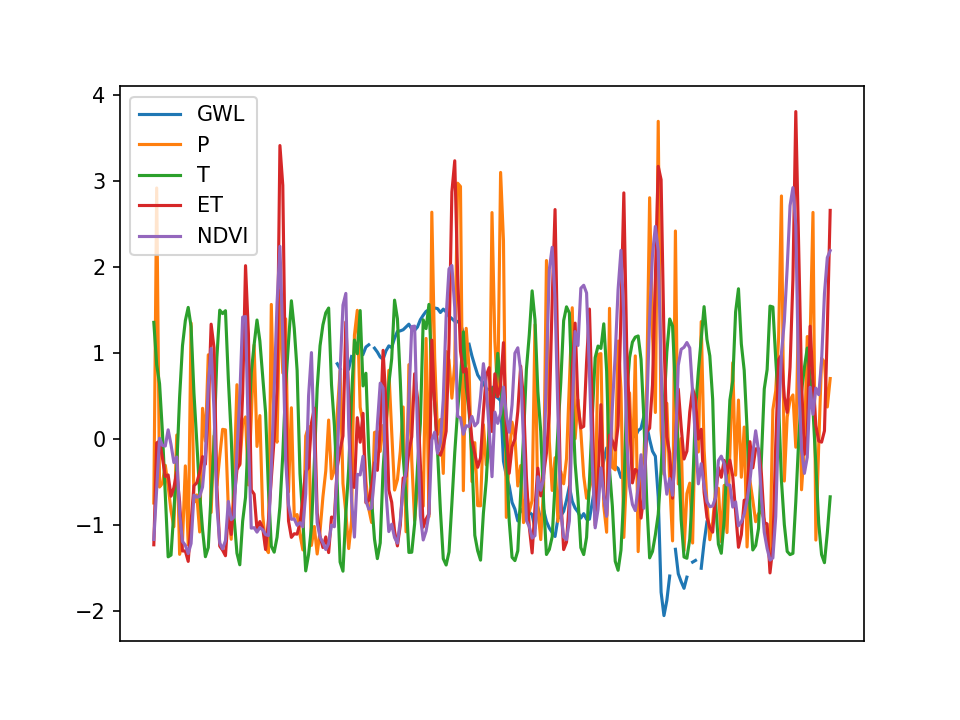
#> input picture TP1/img/normalized/10000078.png, 960 x 720 px
$ python -i main.py   (imports and definitions only)
#> lines starting #> are read from the running program, lines starting #| are printed output that depends on the picture
import pandas as pd
import matplotlib.pyplot as plt
import numpy as np

"""
Apprendre un modèle sur un corpus d'apprentissage et de validation
Retirer la dernière année pour faire un corpus de test
Metrique : MSE

Modèle générale > Fine-tune sur chaque puis
"""

# [44 lines left out: functions normalize, ccc, calculate_ccc, read_data, not called in this run]

def normalize_data(data):
    return_data = []

    for d in data:
        insert_data = d.copy(deep=True)
        insert_data["GWL"]   = normalize(d["GWL"])
        insert_data["P"]     = normalize(d["P"])
        insert_data["T"]     = normalize(d["T"])
        insert_data["ET"]    = normalize(d["ET"])
        insert_data["NDVI"]  = normalize(d["NDVI"])
        return_data.append(insert_data)

    return return_data

# [18 lines left out: function make_graph, not called in this run]


# [28 lines of commented-out code are left out]

>>> import cv2
>>> picture = cv2.imread('img/normalized/10000078.png', cv2.IMREAD_GRAYSCALE)
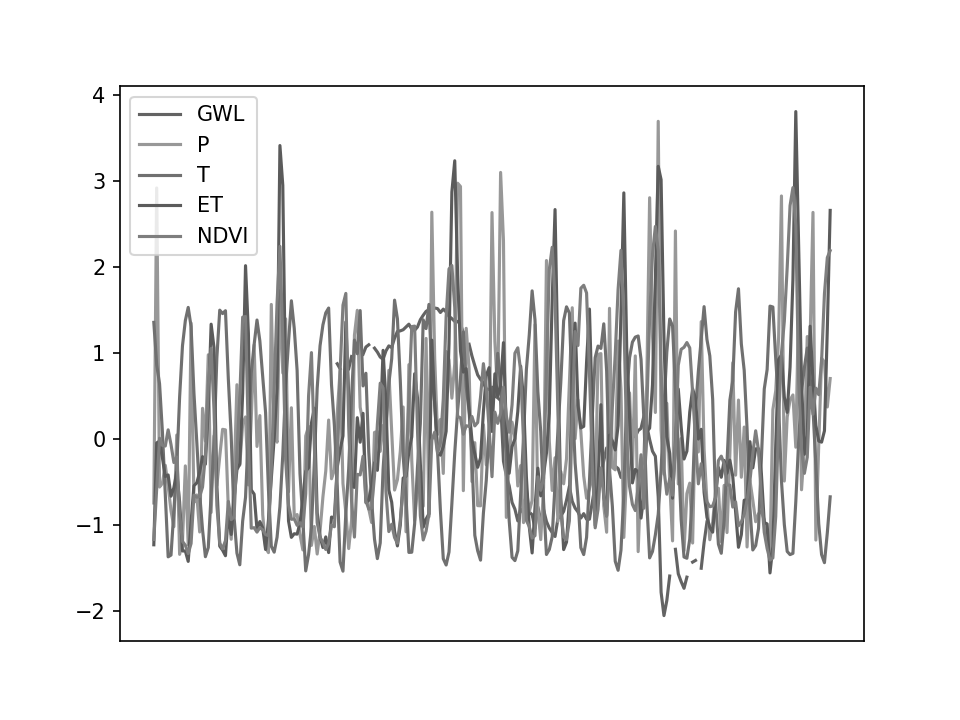
#> picture: shape (720, 960); min 0, max 255, mean 232.8
#> the loop in normalize_data, `for d in data:` made 1 pass
#> after the loop in normalize_data, `for d in data:`: return_data = []
#> (the run stopped early here; a loop or call above may not have finished)

$ run again, on TP1/img/normalized/10000155.png
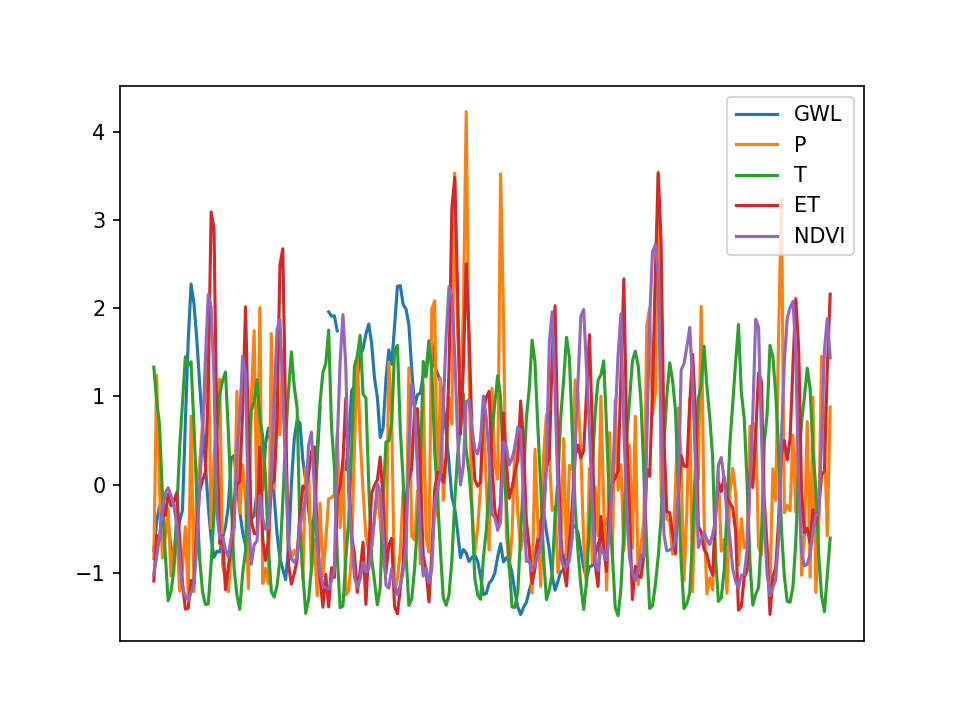
#> input picture TP1/img/normalized/10000155.png, 960 x 720 px
#> `picture = cv2.imread('img/normalized/10000078.png', cv2.IMREAD_GRAYSCA..`:
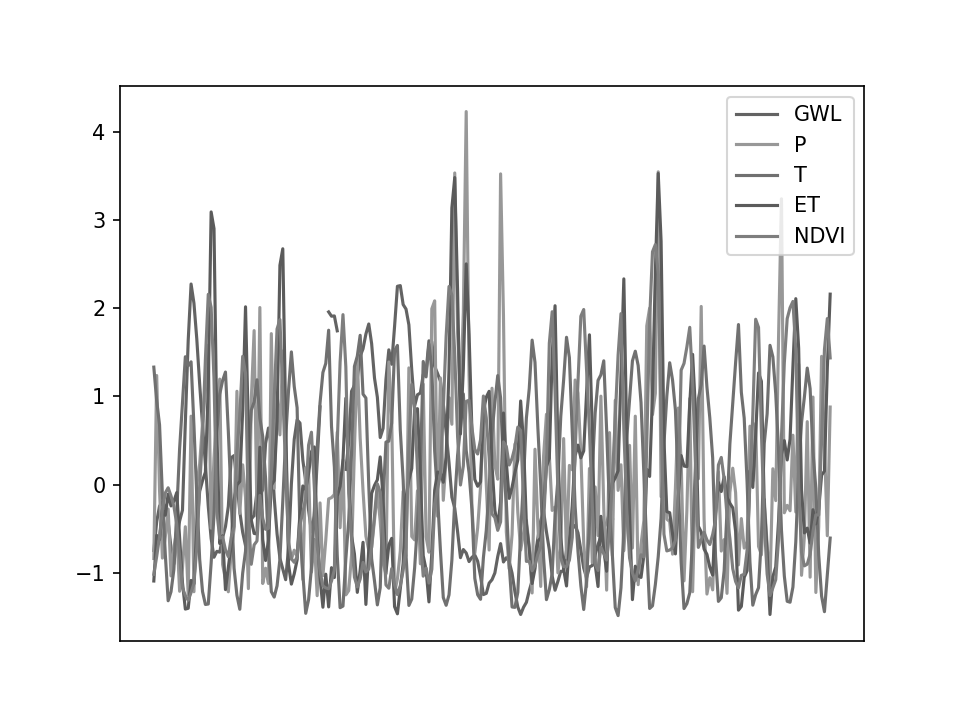
#> picture: shape (720, 960); min 0, max 255, mean 231.5
#> the loop in normalize_data, `for d in data:` made 1 pass
#> after the loop in normalize_data, `for d in data:`: return_data = []

$ run again, on TP1/img/normalized/10000267.png
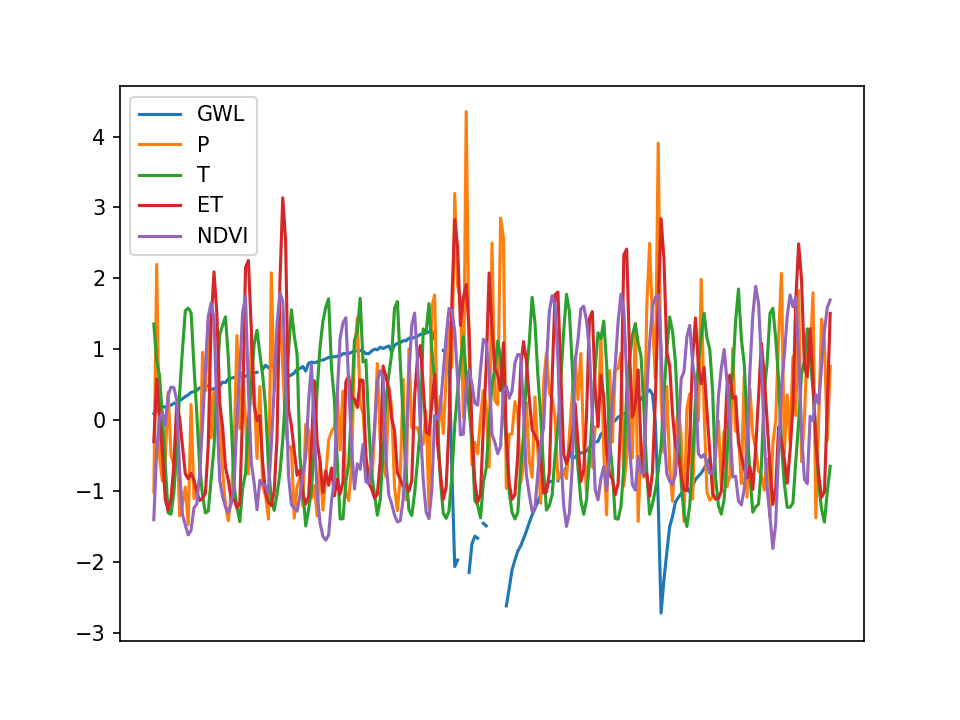
#> input picture TP1/img/normalized/10000267.png, 960 x 720 px
#> `picture = cv2.imread('img/normalized/10000078.png', cv2.IMREAD_GRAYSCA..`:
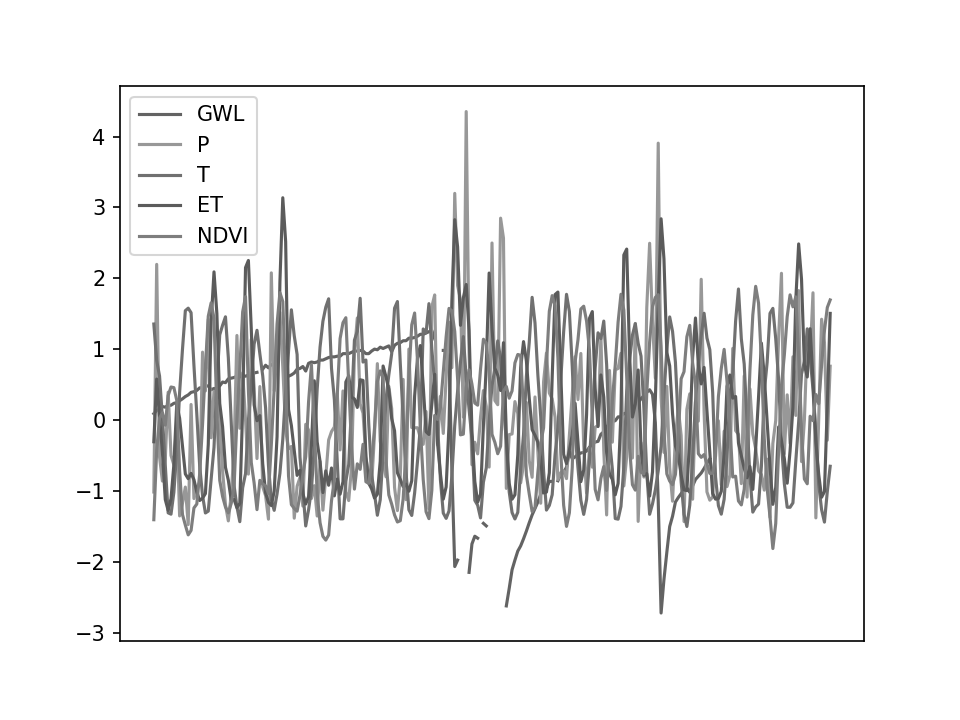
#> picture: shape (720, 960); min 0, max 255, mean 234.9
#> the loop in normalize_data, `for d in data:` made 1 pass
#> after the loop in normalize_data, `for d in data:`: return_data = []
